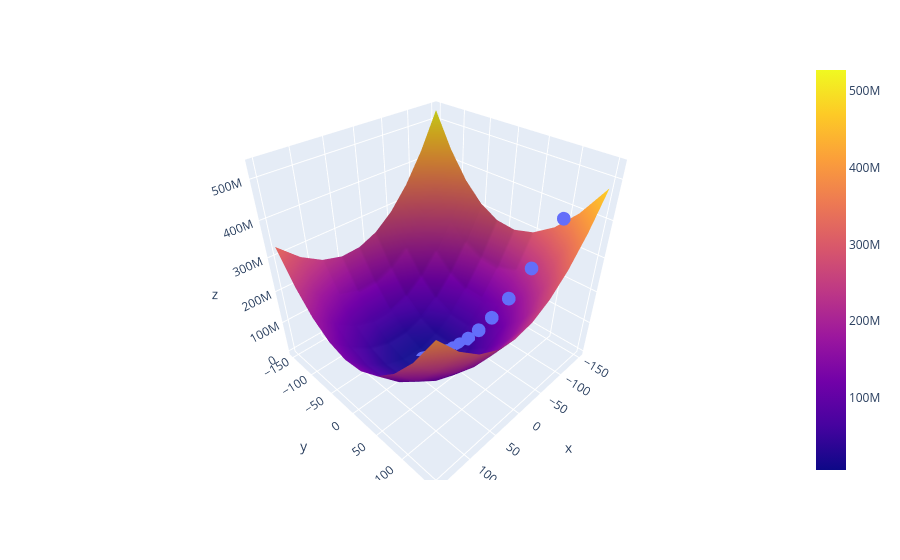

The cell this chart's notebook holds for it:
### Code cell
fig = px.scatter_3d(x=np.array(all_m).ravel(), y=np.array(all_b).ravel(), z=np.array(all_cost).ravel()*100)

fig.add_trace(go.Surface(x = m_arr, y = b_arr, z =z_arr*100 ))

fig.show()

fig.write_html("cost_function2.html")
